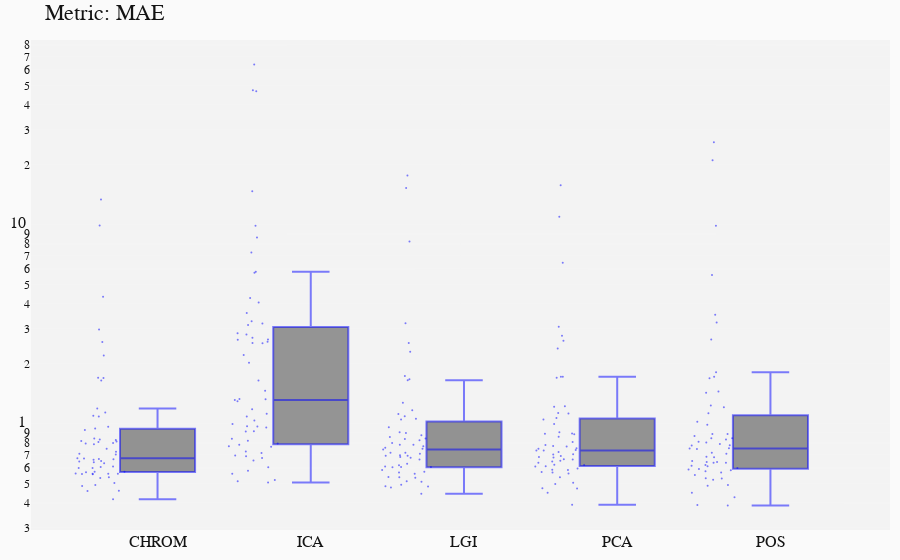

The notebook cell saved with this chart:
### Code cell
## -- Median
ANALYSIS(dataset, 'median', metrics=['MAE'])
STATS(dataset, approach='median')
